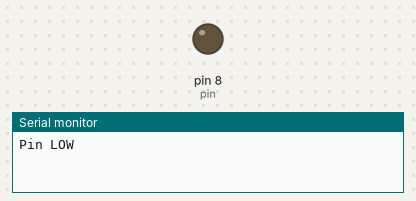
Simulated run of this sketch. Board: Arduino Uno, built with avr-gcc and run on an emulated ATmega328P. Shown: output pins drawn as LEDs (lit = HIGH), the last lines printed to the serial monitor.

Above: at 5.0 s.
At 15.0 s:
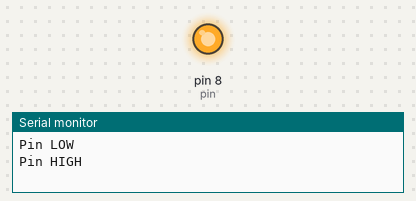
Timing chart, 0 to 26.0 s (numbered marks = the images above):
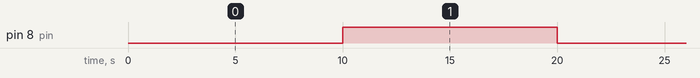

The sketch:

_016_Rele-tester.ino
```cpp
int pin = 8;

void setup() {
  // put your setup code here, to run once:
  Serial.begin(9600);
  pinMode(pin, OUTPUT);

  digitalWrite(pin, LOW);
}

void loop() {
  // put your main code here, to run repeatedly:

  Serial.println("Pin LOW");
  digitalWrite(pin, LOW);
  delay(10000);

  Serial.println("Pin HIGH");
  digitalWrite(pin, HIGH);
  delay(10000);
}
```

Measured:
- by itself, pin 8 (pin): alternates HIGH for 10.0 s and LOW for 10.0 s
